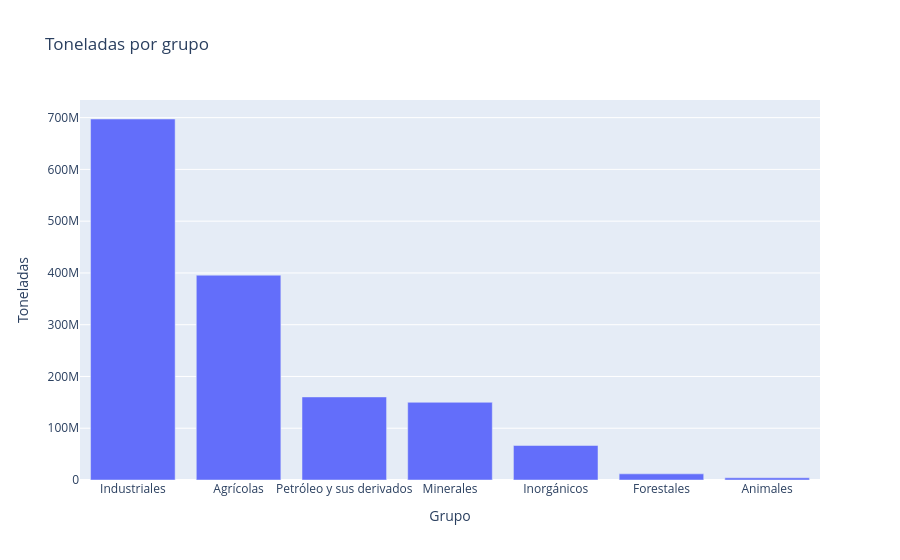

Notebook cell for this chart:
### Code cell
import plotly.express as px

top_grupos = (
    df2.groupby('grupo')['ton_netas']
    .sum()
    .sort_values(ascending=False)
    .head(7)
    .reset_index()
)

fig = px.bar(
    top_grupos,
    x='grupo',
    y='ton_netas',
    title="Toneladas por grupo",
    labels={'grupo': 'Grupo', 'ton_netas': 'Toneladas'}
)

fig.show()

### Figure 1 — Plotly figure (JSON) as saved in the notebook; plotly's stock layout.template omitted (floating-point values rounded to 4 significant figures)
{"data": [{"hovertemplate": "Grupo=%{x}<br>Toneladas=%{y}<extra></extra>", "legendgroup": "", "marker": {"color": "#636efa", "pattern": {"shape": ""}}, "name": "", "orientation": "v", "showlegend": false, "textposition": "auto", "type": "bar", "x": ["Industriales", "Agrícolas", "Petróleo y sus derivados", "Minerales", "Inorgánicos", "Forestales", "Animales"], "xaxis": "x", "y": [697400000.0, 395600000.0, 160500000.0, 150100000.0, 66670000.0, 11880000.0, 4250000.0], "yaxis": "y"}], "layout": {"barmode": "relative", "legend": {"tracegroupgap": 0}, "title": {"text": "Toneladas por grupo"}, "xaxis": {"anchor": "y", "domain": [0, 1], "title": {"text": "Grupo"}}, "yaxis": {"anchor": "x", "domain": [0, 1], "title": {"text": "Toneladas"}}}}
